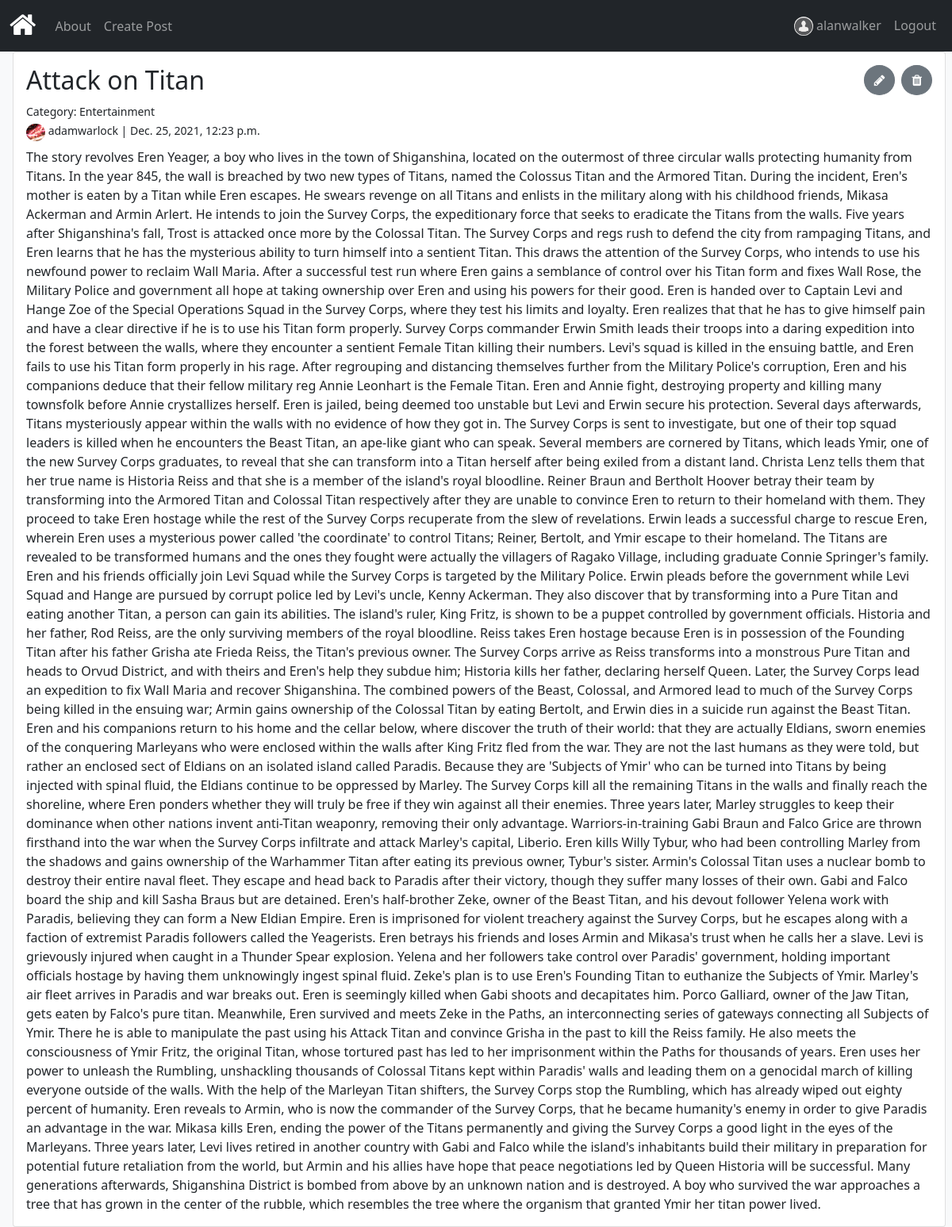
Screenshot of /post/attack-on-titan-cxne4b (signed in) with the database file from the repository.
### accounts/models.py (models this page shows)
class Author(models.Model):
    user= models.OneToOneField(User,default=None,on_delete=models.CASCADE)
    birth_date = models.DateField('Date of birth')
    bio = models.TextField(max_length=500, blank=True,null=True)
    photo=models.ImageField(default='default.png', blank=True)
    def __str__(self):
        return f'{self.user.username}'
    class Meta:
        ordering=['user']

### articles/models.py (models this page shows, shortened)
class Article(models.Model):
    type=[('Personal','Personal'),
    ('Fashion','Fashion'),
    ('Food','Food'),
    ('Travel','Travel'),
    ('Music','Music'),
    (' Lifestyle',' Lifestyle'),
    ('Fitness','Fitness'),
    ('Sports','Sports'),
    ('News','News'),
    ('Entertainment','Entertainment'),
    ('Healthcare','Healthcare'),
    ('Education','Education'),
    ]
    title = models.CharField(max_length=255,unique=True)
    body = models.TextField()
    create_date = models.DateTimeField('Created on', auto_now_add=True)
    update_date = models.DateTimeField(auto_now=True)
    slug = models.SlugField()
    category = models.CharField(max_length=255,choices=type)
    author = models.ForeignKey(Author, default=None,on_delete=models.CASCADE)
    class Meta:
        ordering=['-create_date','title']

### articles/views.py (the view)
# urls.py: path('post/<slug:slug>', ArticleDetailView.as_view(),name='post'),
class ArticleDetailView(generic.DetailView):
    model=Article
    template_name='article_detail.html'

### articles/templates/article_detail.html (shortened to what this page needs)
{% extends './base.html'%}
{% block content %}
<div class="card">
    <div class="card-body">
        <div class="card-title">
            <h2><span>{{article.title}}</span>
                {% if user.is_authenticated and user.author %}
                <span class="d-grid gap-2 d-md-inline-flex float-end" role="group">
                    <a class="btn btn-secondary rounded-circle" href="{% url 'articles:edit' article.id %}" role="button"> <i class="fa fa-pencil" style="font-size:100%"></i></a>
                    <a class="btn btn-secondary rounded-circle" href="{% url 'articles:delete' article.id %}" role="button"> <i class="fa fa-trash" style="font-size:100%"></i></a>
                </span>
                {% endif %}
            </h2>
            <div><small>Category: {{article.category}}</small></div>
            <div><small><img src="{{article.author.photo.url}}" width="24" height="22" class="rounded-circle" alt="Author image">
            {{article.author}} | {{article.create_date}}</small></div>
        </div>
        <p class="card-text">{{article.body}}</p>
    </div>
</div>
{% endblock %}

### templates/base.html (shortened to what this page needs)
{% load static %}
<!DOCTYPE html>
<html>
    <head>
        <link href="https://cdn.jsdelivr.net/npm/bootstrap@5.1.3/dist/css/bootstrap.min.css" rel="stylesheet">
        <link rel="stylesheet" href="https://cdnjs.cloudflare.com/ajax/libs/font-awesome/4.7.0/css/font-awesome.min.css">
    </head>
    <body class="bg-light text-dark">
<nav class="navbar sticky-top navbar-expand-sm bg-dark navbar-dark">
  <div class="container-fluid">
    <a class="navbar-brand" href="{% url 'articles:home' %}"><i class="fa fa-home" style="font-size:36px;color:white"></i></a>
    <div class="collapse navbar-collapse" id="collapsibleNavbar">
      <ul class="navbar-nav">
        <li class="nav-item">
          <a class="nav-link" href="{% url 'articles:about' %}">About</a>
        </li>
        {% if user.is_authenticated and user.author %}
        <li class="nav-item">
          <a class="nav-link" href="{% url 'articles:create' %}">Create Post</a>
        </li>
        {% endif %}
      </ul>
    </div>
    <ul class="navbar-nav justify-content-end">
      {% if user.is_authenticated and user.author %}
      <li class="nav-item">
        <span class="nav-link">
          <span><img src="{{user.author.photo.url}}" class="rounded-circle justify-content-end d-inline-block" width="24" height="24" alt="Author"></span>
          {{user.username}}
          </span>
      </li>
      <li class="nav-item">
        <a class="nav-link" href="{% url 'accounts:logout' %}">Logout</a>
      </li>
      {% endif %}
    </ul>
  </div>
</nav>
        <div class="container-fluid ms-1">
        {% block content %}
        {% endblock %}
        </div>
    </body>
</html>

### rows the page displays
Article: title "Attack on Titan", category "Entertainment", author.photo (picture), author "adamwarlock", create_date "Dec. 25, 2021, 12:23 p.m.", body "The story revolves Eren Yeager, a boy who lives in the town of Shiganshina, located on the outermost of three circular walls protecting humanity from Titans. In the year 845, the wall is breached by two new types of Titans, named the Colossus Titan and the Armored Titan. During the incident, Eren's mother is eaten by a Titan while Eren escapes. He swears revenge on all Titans and enlists in the military along with his childhood friends, Mikasa Ackerman and Armin Arlert. He intends to join the Survey Corps, the expeditionary force that seeks to eradicate the Titans from the walls. Five years after Shiganshina's fall, Trost is attacked once more by the Colossal Titan. The Survey Corps and…"

### other values shown
{{ user.username }} "alanwalker"
